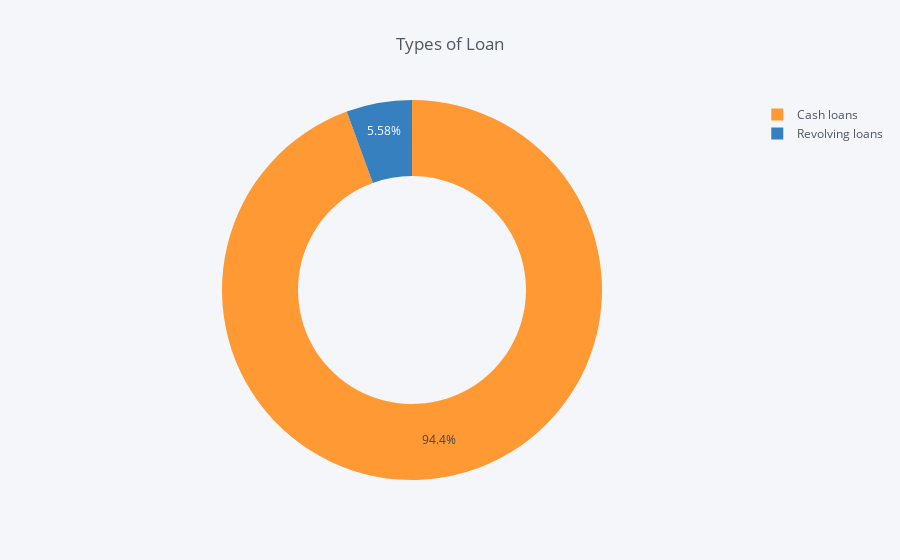

Notebook cell for this chart:
### Code cell
# let's look at types of loans customer prefer taking
contract_val = loan['NAME_CONTRACT_TYPE'].value_counts()
contract_df = pd.DataFrame({'labels': contract_val.index,'values': contract_val.values})

contract_df.iplot(kind='pie',labels='labels',values='values', title='Types of Loan', hole = 0.6)

### Figure 1 — Plotly figure (JSON) as saved in the notebook; plotly's stock layout.template omitted (floating-point values rounded to 4 significant figures)
{"data": [{"hole": 0.6, "labels": ["Cash loans", "Revolving loans"], "marker": {"colors": ["rgba(255, 153, 51, 1.0)", "rgba(55, 128, 191, 1.0)"]}, "name": "", "type": "pie", "values": [4721, 279]}], "layout": {"legend": {"bgcolor": "#F5F6F9", "font": {"color": "#4D5663"}}, "paper_bgcolor": "#F5F6F9", "plot_bgcolor": "#F5F6F9", "title": "Types of Loan", "titlefont": {"color": "#4D5663"}}}
